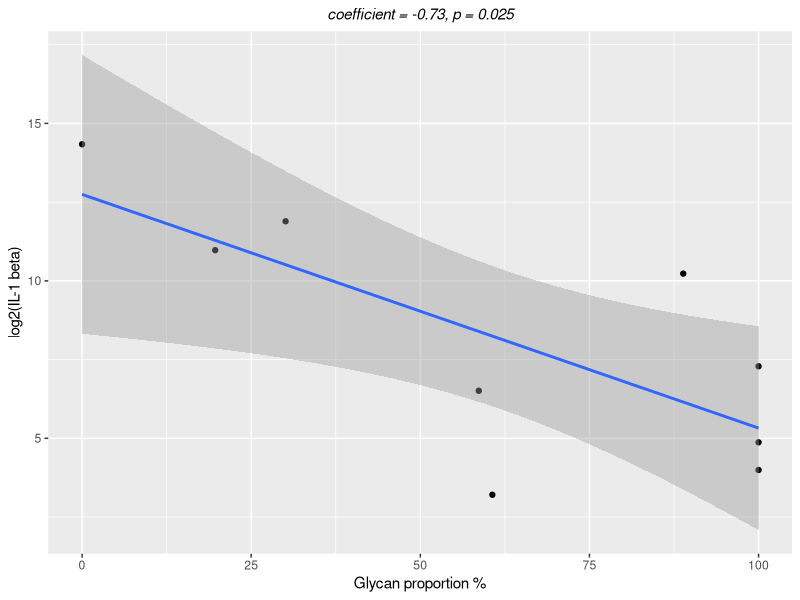
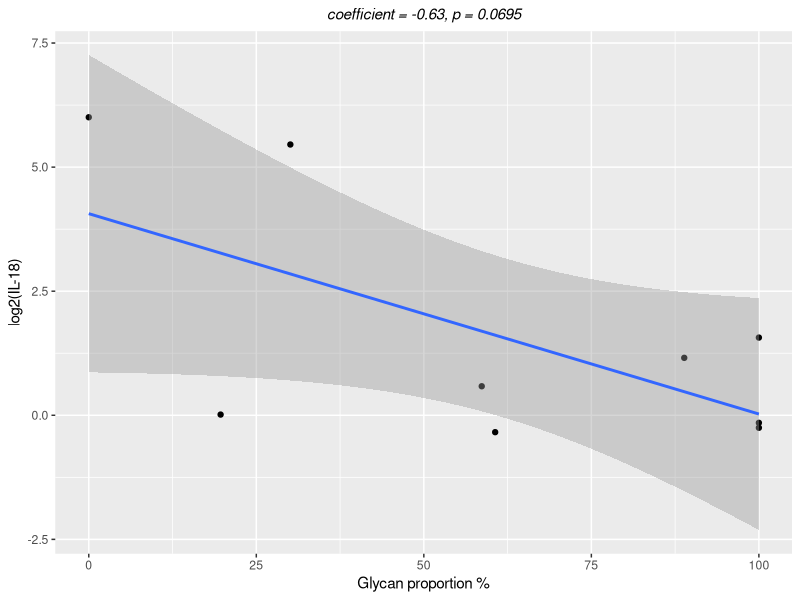
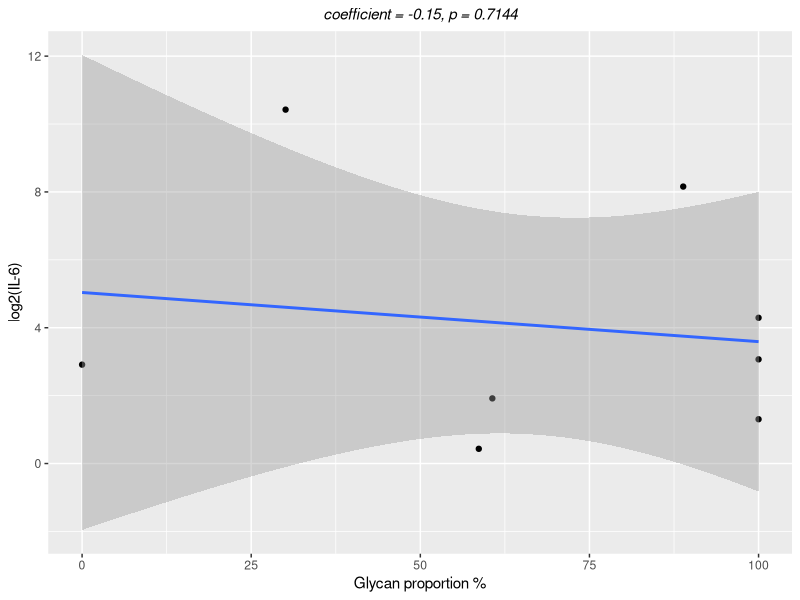
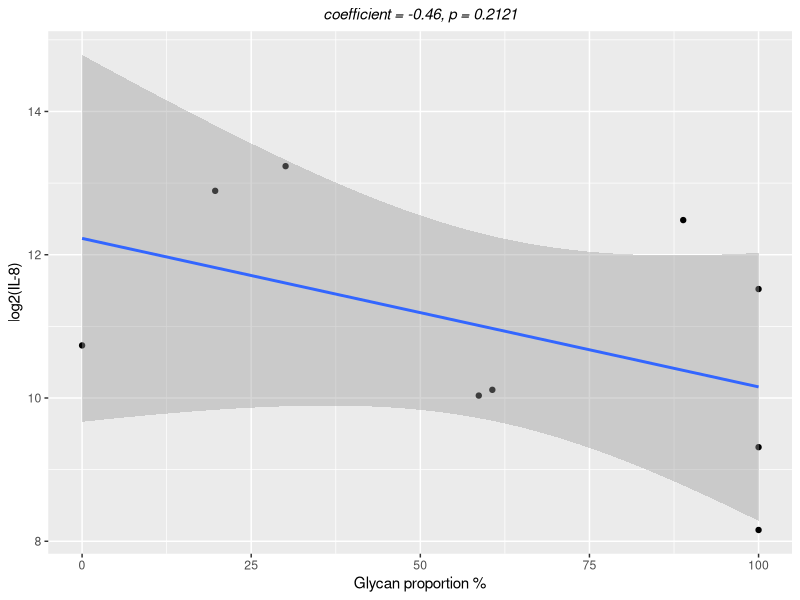
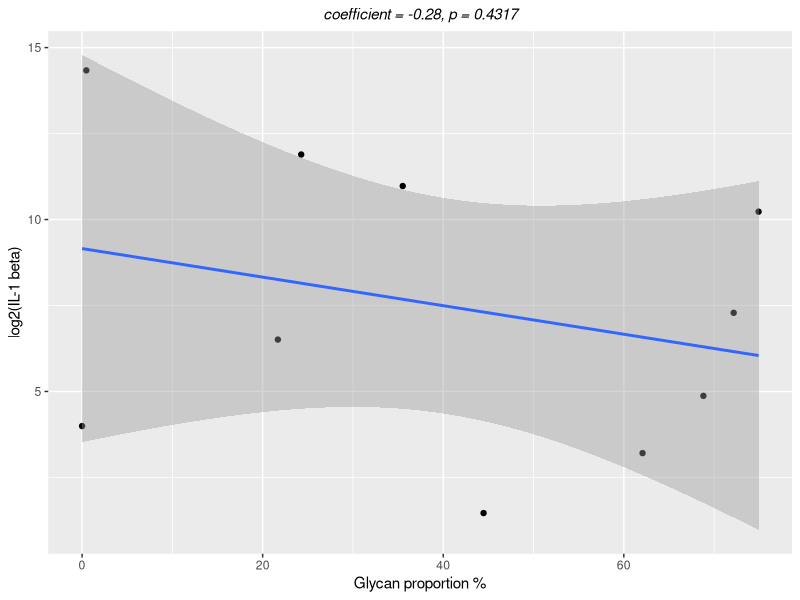
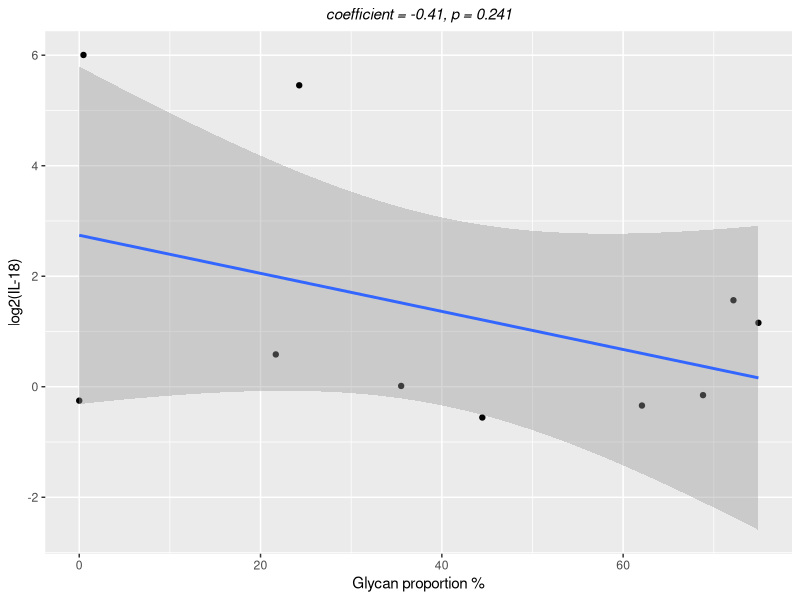
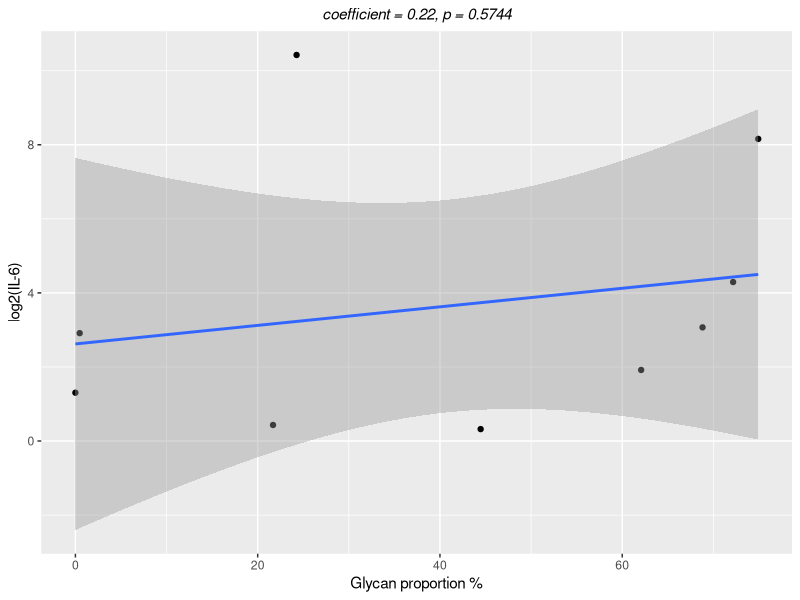
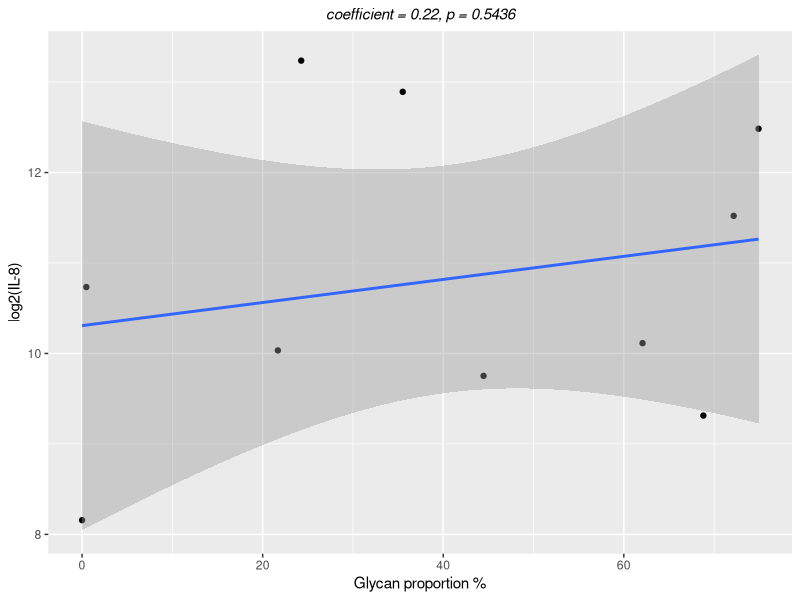

R code for these plots, in order:
############# Load packages, input background information #####

## Load ggplot2 
library(ggplot2)

############# Supplementary Figure 5 A #################

## load the data
res=read.csv('Supplementary_Figure_5_data.csv')
res=subset.data.frame(res, Total_Intensity>0)
res['relative.intensity']=res$NeuAc_Intensity/res$Total_Intensity

## replace NA values with 0
res[is.na(res)]=0

## subset data
res=subset.data.frame(res, dHex.count==0)


## IL-1 beta
temp=cor.test(res$relative.intensity, log2(as.numeric(as.vector(res$IL1.beta))))
coefficient=as.vector(temp[[4]])
coefficient=round(coefficient,digits = 2)
p=temp[[3]]
p=round(p, digits = 4)
ggplot(res, aes(relative.intensity*100, log2(as.numeric(as.vector(IL1.beta)))))+
  geom_point()+
  labs(x='Glycan proportion %', y='log2(IL-1 beta)',
       subtitle = paste('coefficient = ',coefficient,', ', 'p = ',p,sep=''))+
  geom_smooth(method=lm)+
  theme( plot.subtitle = element_text(hjust = 0.5, face = 'italic'))


## IL-18
temp=cor.test(res$relative.intensity, log2(as.numeric(as.vector(res$IL.18))))
coefficient=as.vector(temp[[4]])
coefficient=round(coefficient,digits = 2)
p=temp[[3]]
p=round(p, digits = 4)
ggplot(res, aes(relative.intensity*100, log2(as.numeric(as.vector(IL.18)))))+
  geom_point()+
  labs(x='Glycan proportion %', y='log2(IL-18)',
       subtitle = paste('coefficient = ',coefficient,', ', 'p = ',p,sep=''))+
  geom_smooth(method=lm)+
  theme( plot.subtitle = element_text(hjust = 0.5, face = 'italic'))


## IL-6
temp=cor.test(res$relative.intensity, log2(as.numeric(as.vector(res$IL.6))))
coefficient=as.vector(temp[[4]])
coefficient=round(coefficient,digits = 2)
p=temp[[3]]
p=round(p, digits = 4)
ggplot(res, aes(relative.intensity*100, log2(as.numeric(as.vector(IL.6)))))+
  geom_point()+
  labs(x='Glycan proportion %', y='log2(IL-6)',
       subtitle = paste('coefficient = ',coefficient,', ', 'p = ',p,sep=''))+
  geom_smooth(method=lm)+
  theme( plot.subtitle = element_text(hjust = 0.5, face = 'italic'))


## IL-8
temp=cor.test(res$relative.intensity, log2(as.numeric(as.vector(res$IL.8))))
coefficient=as.vector(temp[[4]])
coefficient=round(coefficient,digits = 2)
p=temp[[3]]
p=round(p, digits = 4)
ggplot(res, aes(relative.intensity*100, log2(as.numeric(as.vector(IL.8)))))+
  geom_point()+
  labs(x='Glycan proportion %', y='log2(IL-8)',
       subtitle = paste('coefficient = ',coefficient,', ', 'p = ',p,sep=''))+
  geom_smooth(method=lm)+
  theme( plot.subtitle = element_text(hjust = 0.5, face = 'italic'))
############# Supplementary Figure 5 B #################

## load the data
res=read.csv('Supplementary_Figure_5_data.csv')
res=subset.data.frame(res, Total_Intensity>0)
res['relative.intensity']=res$NeuAc_Intensity/res$Total_Intensity

## replace NA values with 0
res[is.na(res)]=0

## subset data
res=subset.data.frame(res, dHex.count==1)


## IL-1 beta
temp=cor.test(res$relative.intensity, log2(as.numeric(as.vector(res$IL1.beta))))
coefficient=as.vector(temp[[4]])
coefficient=round(coefficient,digits = 2)
p=temp[[3]]
p=round(p, digits = 4)
ggplot(res, aes(relative.intensity*100, log2(as.numeric(as.vector(IL1.beta)))))+
  geom_point()+
  labs(x='Glycan proportion %', y='log2(IL-1 beta)',
       subtitle = paste('coefficient = ',coefficient,', ', 'p = ',p,sep=''))+
  geom_smooth(method=lm)+
  theme( plot.subtitle = element_text(hjust = 0.5, face = 'italic'))


## IL-18
temp=cor.test(res$relative.intensity, log2(as.numeric(as.vector(res$IL.18))))
coefficient=as.vector(temp[[4]])
coefficient=round(coefficient,digits = 2)
p=temp[[3]]
p=round(p, digits = 4)
ggplot(res, aes(relative.intensity*100, log2(as.numeric(as.vector(IL.18)))))+
  geom_point()+
  labs(x='Glycan proportion %', y='log2(IL-18)',
       subtitle = paste('coefficient = ',coefficient,', ', 'p = ',p,sep=''))+
  geom_smooth(method=lm)+
  theme( plot.subtitle = element_text(hjust = 0.5, face = 'italic'))


## IL-6
temp=cor.test(res$relative.intensity, log2(as.numeric(as.vector(res$IL.6))))
coefficient=as.vector(temp[[4]])
coefficient=round(coefficient,digits = 2)
p=temp[[3]]
p=round(p, digits = 4)
ggplot(res, aes(relative.intensity*100, log2(as.numeric(as.vector(IL.6)))))+
  geom_point()+
  labs(x='Glycan proportion %', y='log2(IL-6)',
       subtitle = paste('coefficient = ',coefficient,', ', 'p = ',p,sep=''))+
  geom_smooth(method=lm)+
  theme( plot.subtitle = element_text(hjust = 0.5, face = 'italic'))


## IL-8
temp=cor.test(res$relative.intensity, log2(as.numeric(as.vector(res$IL.8))))
coefficient=as.vector(temp[[4]])
coefficient=round(coefficient,digits = 2)
p=temp[[3]]
p=round(p, digits = 4)
ggplot(res, aes(relative.intensity*100, log2(as.numeric(as.vector(IL.8)))))+
  geom_point()+
  labs(x='Glycan proportion %', y='log2(IL-8)',
       subtitle = paste('coefficient = ',coefficient,', ', 'p = ',p,sep=''))+
  geom_smooth(method=lm)+
  theme( plot.subtitle = element_text(hjust = 0.5, face = 'italic'))
############# Supplementary Figure 5 C #################

## load the data
res=read.csv('Supplementary_Figure_5_data.csv')
res=subset.data.frame(res, Total_Intensity>0)
res['relative.intensity']=res$NeuAc_Intensity/res$Total_Intensity

## replace NA values with 0
res[is.na(res)]=0

## subset data
res=subset.data.frame(res, dHex.count==2)


## IL-1 beta
temp=cor.test(res$relative.intensity, log2(as.numeric(as.vector(res$IL1.beta))))
coefficient=as.vector(temp[[4]])
coefficient=round(coefficient,digits = 2)
p=temp[[3]]
p=round(p, digits = 4)
ggplot(res, aes(relative.intensity*100, log2(as.numeric(as.vector(IL1.beta)))))+
  geom_point()+
  labs(x='Glycan proportion %', y='log2(IL-1 beta)',
       subtitle = paste('coefficient = ',coefficient,', ', 'p = ',p,sep=''))+
  geom_smooth(method=lm)+
  theme( plot.subtitle = element_text(hjust = 0.5, face = 'italic'))


## IL-18
temp=cor.test(res$relative.intensity, log2(as.numeric(as.vector(res$IL.18))))
coefficient=as.vector(temp[[4]])
coefficient=round(coefficient,digits = 2)
p=temp[[3]]
p=round(p, digits = 4)
ggplot(res, aes(relative.intensity*100, log2(as.numeric(as.vector(IL.18)))))+
  geom_point()+
  labs(x='Glycan proportion %', y='log2(IL-18)',
       subtitle = paste('coefficient = ',coefficient,', ', 'p = ',p,sep=''))+
  geom_smooth(method=lm)+
  theme( plot.subtitle = element_text(hjust = 0.5, face = 'italic'))


## IL-6
temp=cor.test(res$relative.intensity, log2(as.numeric(as.vector(res$IL.6))))
coefficient=as.vector(temp[[4]])
coefficient=round(coefficient,digits = 2)
p=temp[[3]]
p=round(p, digits = 4)
ggplot(res, aes(relative.intensity*100, log2(as.numeric(as.vector(IL.6)))))+
  geom_point()+
  labs(x='Glycan proportion %', y='log2(IL-6)',
       subtitle = paste('coefficient = ',coefficient,', ', 'p = ',p,sep=''))+
  geom_smooth(method=lm)+
  theme( plot.subtitle = element_text(hjust = 0.5, face = 'italic'))


## IL-8
temp=cor.test(res$relative.intensity, log2(as.numeric(as.vector(res$IL.8))))
coefficient=as.vector(temp[[4]])
coefficient=round(coefficient,digits = 2)
p=temp[[3]]
p=round(p, digits = 4)
ggplot(res, aes(relative.intensity*100, log2(as.numeric(as.vector(IL.8)))))+
  geom_point()+
  labs(x='Glycan proportion %', y='log2(IL-8)',
       subtitle = paste('coefficient = ',coefficient,', ', 'p = ',p,sep=''))+
  geom_smooth(method=lm)+
  theme( plot.subtitle = element_text(hjust = 0.5, face = 'italic'))
############# Supplementary Figure 5 D #################

## load the data
res=read.csv('Supplementary_Figure_5_data.csv')
res=subset.data.frame(res, Total_Intensity>0)
res['relative.intensity']=res$NeuAc_Intensity/res$Total_Intensity

## replace NA values with 0
res[is.na(res)]=0

## subset data
res=subset.data.frame(res, dHex.count==3)


## IL-1 beta
temp=cor.test(res$relative.intensity, log2(as.numeric(as.vector(res$IL1.beta))))
coefficient=as.vector(temp[[4]])
coefficient=round(coefficient,digits = 2)
p=temp[[3]]
p=round(p, digits = 4)
ggplot(res, aes(relative.intensity*100, log2(as.numeric(as.vector(IL1.beta)))))+
  geom_point()+
  labs(x='Glycan proportion %', y='log2(IL-1 beta)',
       subtitle = paste('coefficient = ',coefficient,', ', 'p = ',p,sep=''))+
  geom_smooth(method=lm)+
  theme( plot.subtitle = element_text(hjust = 0.5, face = 'italic'))


## IL-18
temp=cor.test(res$relative.intensity, log2(as.numeric(as.vector(res$IL.18))))
coefficient=as.vector(temp[[4]])
coefficient=round(coefficient,digits = 2)
p=temp[[3]]
p=round(p, digits = 4)
ggplot(res, aes(relative.intensity*100, log2(as.numeric(as.vector(IL.18)))))+
  geom_point()+
  labs(x='Glycan proportion %', y='log2(IL-18)',
       subtitle = paste('coefficient = ',coefficient,', ', 'p = ',p,sep=''))+
  geom_smooth(method=lm)+
  theme( plot.subtitle = element_text(hjust = 0.5, face = 'italic'))


## IL-6
temp=cor.test(res$relative.intensity, log2(as.numeric(as.vector(res$IL.6))))
coefficient=as.vector(temp[[4]])
coefficient=round(coefficient,digits = 2)
p=temp[[3]]
p=round(p, digits = 4)
ggplot(res, aes(relative.intensity*100, log2(as.numeric(as.vector(IL.6)))))+
  geom_point()+
  labs(x='Glycan proportion %', y='log2(IL-6)',
       subtitle = paste('coefficient = ',coefficient,', ', 'p = ',p,sep=''))+
  geom_smooth(method=lm)+
  theme( plot.subtitle = element_text(hjust = 0.5, face = 'italic'))


## IL-8
temp=cor.test(res$relative.intensity, log2(as.numeric(as.vector(res$IL.8))))
coefficient=as.vector(temp[[4]])
coefficient=round(coefficient,digits = 2)
p=temp[[3]]
p=round(p, digits = 4)
ggplot(res, aes(relative.intensity*100, log2(as.numeric(as.vector(IL.8)))))+
  geom_point()+
  labs(x='Glycan proportion %', y='log2(IL-8)',
       subtitle = paste('coefficient = ',coefficient,', ', 'p = ',p,sep=''))+
  geom_smooth(method=lm)+
  theme( plot.subtitle = element_text(hjust = 0.5, face = 'italic'))
############# Supplementary Figure 5 E #################

## load the data
res=read.csv('Supplementary_Figure_5_data.csv')
res=subset.data.frame(res, Total_Intensity>0)
res['relative.intensity']=res$NeuAc_Intensity/res$Total_Intensity

## replace NA values with 0
res[is.na(res)]=0

## subset data
res=subset.data.frame(res, dHex.count==4)


## IL-1 beta
temp=cor.test(res$relative.intensity, log2(as.numeric(as.vector(res$IL1.beta))))
coefficient=as.vector(temp[[4]])
coefficient=round(coefficient,digits = 2)
p=temp[[3]]
p=round(p, digits = 4)
ggplot(res, aes(relative.intensity*100, log2(as.numeric(as.vector(IL1.beta)))))+
  geom_point()+
  labs(x='Glycan proportion %', y='log2(IL-1 beta)',
       subtitle = paste('coefficient = ',coefficient,', ', 'p = ',p,sep=''))+
  geom_smooth(method=lm)+
  theme( plot.subtitle = element_text(hjust = 0.5, face = 'italic'))


## IL-18
temp=cor.test(res$relative.intensity, log2(as.numeric(as.vector(res$IL.18))))
coefficient=as.vector(temp[[4]])
coefficient=round(coefficient,digits = 2)
p=temp[[3]]
p=round(p, digits = 4)
ggplot(res, aes(relative.intensity*100, log2(as.numeric(as.vector(IL.18)))))+
  geom_point()+
  labs(x='Glycan proportion %', y='log2(IL-18)',
       subtitle = paste('coefficient = ',coefficient,', ', 'p = ',p,sep=''))+
  geom_smooth(method=lm)+
  theme( plot.subtitle = element_text(hjust = 0.5, face = 'italic'))


## IL-6
temp=cor.test(res$relative.intensity, log2(as.numeric(as.vector(res$IL.6))))
coefficient=as.vector(temp[[4]])
coefficient=round(coefficient,digits = 2)
p=temp[[3]]
p=round(p, digits = 4)
ggplot(res, aes(relative.intensity*100, log2(as.numeric(as.vector(IL.6)))))+
  geom_point()+
  labs(x='Glycan proportion %', y='log2(IL-6)',
       subtitle = paste('coefficient = ',coefficient,', ', 'p = ',p,sep=''))+
  geom_smooth(method=lm)+
  theme( plot.subtitle = element_text(hjust = 0.5, face = 'italic'))


## IL-8
temp=cor.test(res$relative.intensity, log2(as.numeric(as.vector(res$IL.8))))
coefficient=as.vector(temp[[4]])
coefficient=round(coefficient,digits = 2)
p=temp[[3]]
p=round(p, digits = 4)
ggplot(res, aes(relative.intensity*100, log2(as.numeric(as.vector(IL.8)))))+
  geom_point()+
  labs(x='Glycan proportion %', y='log2(IL-8)',
       subtitle = paste('coefficient = ',coefficient,', ', 'p = ',p,sep=''))+
  geom_smooth(method=lm)+
  theme( plot.subtitle = element_text(hjust = 0.5, face = 'italic'))